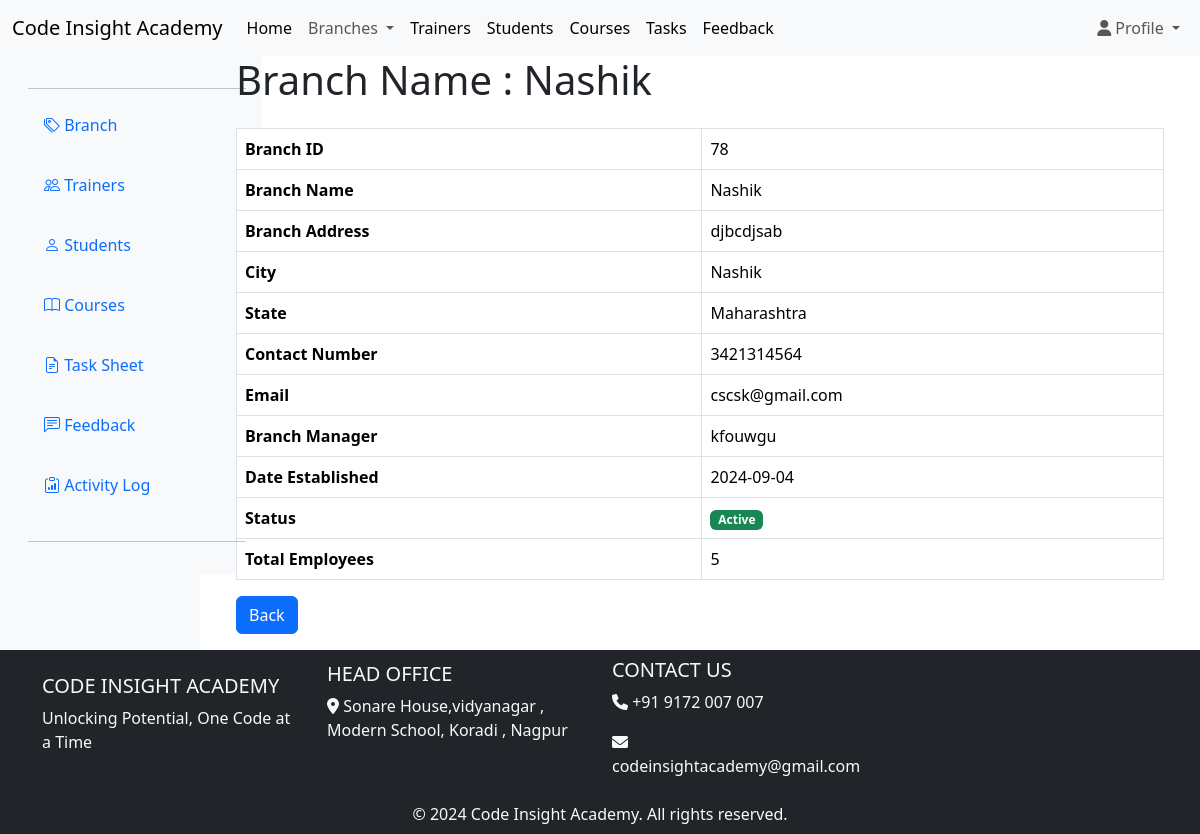
The app's page /superadmin/branch_details.php?id=78 (signed in) with its own data.
### tables this page shows
CREATE TABLE `branches` (
  `branch_id` int(11) NOT NULL,
  `branch_name` varchar(255) NOT NULL,
  `branch_address` varchar(255) DEFAULT NULL,
  `city` varchar(100) DEFAULT NULL,
  `state` varchar(100) DEFAULT NULL,
  `contact_number` varchar(20) DEFAULT NULL,
  `email` varchar(255) DEFAULT NULL,
  `branch_manager` varchar(255) DEFAULT NULL,
  `date_established` date DEFAULT NULL,
  `status` enum('active','inactive') DEFAULT NULL,
  `total_employees` int(11) DEFAULT NULL
);

### superadmin/branch_details.php (the view, shortened to what this page needs)
<?php
include '../includes/db.php';
include '../includes/header.php';
if (isset($_GET['id'])) {
    $branch_id = $_GET['id'];
    $sql = "SELECT * FROM branches WHERE branch_id = ?";
    $stmt = $conn->prepare($sql);
    $stmt->bind_param("i", $branch_id);
    $stmt->execute();
    $result = $stmt->get_result();
    if ($result->num_rows > 0) {
        $branch = $result->fetch_assoc();
    } else {
        echo "Branch not found.";
        exit;
    }
} else {
    echo "Invalid branch ID.";
    exit;
}
?>
<div class="container-fluid">
    <div class="row">
        <nav id="sidebar" class="col-md-3 d-none d-md-block col-lg-2 d-md-block bg-light fixed-top-10 ">
            <?php include '../includes/sidebar.php'; ?>
        </nav>
        <main class="col-md-9 ms-sm-auto col-lg-10 px-md-4">
            <div class="container">
                <h1 class="mt-0"> Branch Name : <?php echo  $branch['branch_name'] ?></h1>
                <table class="table table-bordered mt-4">
                    <tr>
                        <th>Branch ID</th>
                        <td><?php echo htmlspecialchars($branch['branch_id']); ?></td>
                    </tr>
                    <tr>
                        <th>Branch Name</th>
                        <td><?php echo htmlspecialchars($branch['branch_name']); ?></td>
                    </tr>
                    <tr>
                        <th>Branch Address</th>
                        <td><?php echo htmlspecialchars($branch['branch_address']); ?></td>
                    </tr>
                    <tr>
                        <th>City</th>
                        <td><?php echo htmlspecialchars($branch['city']); ?></td>
                    </tr>
                    <tr>
                        <th>State</th>
                        <td><?php echo htmlspecialchars($branch['state']); ?></td>
                    </tr>
                    <tr>
                        <th>Contact Number</th>
                        <td><?php echo htmlspecialchars($branch['contact_number']); ?></td>
                    </tr>
                    <tr>
                        <th>Email</th>
                        <td><?php echo htmlspecialchars($branch['email']); ?></td>
                    </tr>
                    <tr>
                        <th>Branch Manager</th>
                        <td><?php echo htmlspecialchars($branch['branch_manager']); ?></td>
                    </tr>
                    <tr>
                        <th>Date Established</th>
                        <td><?php echo htmlspecialchars($branch['date_established']); ?></td>
                    </tr>
                    <tr>
                        <th>Status</th>
                        <td>
                            <?php
                            if ($branch['status'] == 'active') {
                                echo '<span class="badge bg-success">Active</span>';
                            } else {
                                echo '<span class="badge bg-danger">Inactive</span>';
                            }
                            ?>
                        </td>
                    </tr>
                    <tr>
                        <th>Total Employees</th>
                        <td><?php echo htmlspecialchars($branch['total_employees']); ?></td>
                    </tr>
                </table>
                <a href="branches.php" class="btn btn-primary mb-3">Back</a>
            </div>
        </main>
    </div>
</div>
<?php
include '../includes/footer.php';
?>

### records on screen
branches: branch_name "Nashik", branch_id "78", branch_address "djbcdjsab", city "Nashik", state "Maharashtra", contact_number "3421314564", email "cscsk@gmail.com", branch_manager "kfouwgu", date_established "2024-09-04", total_employees "5"
